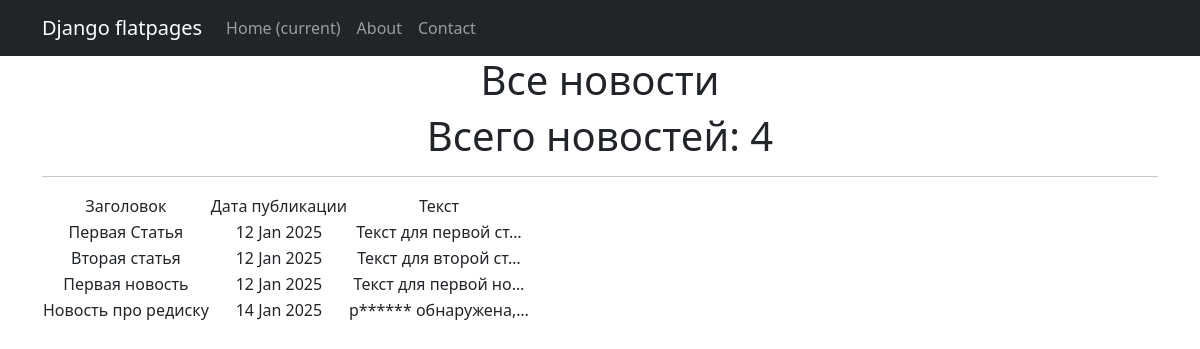
Before: /news/ with the older database file.
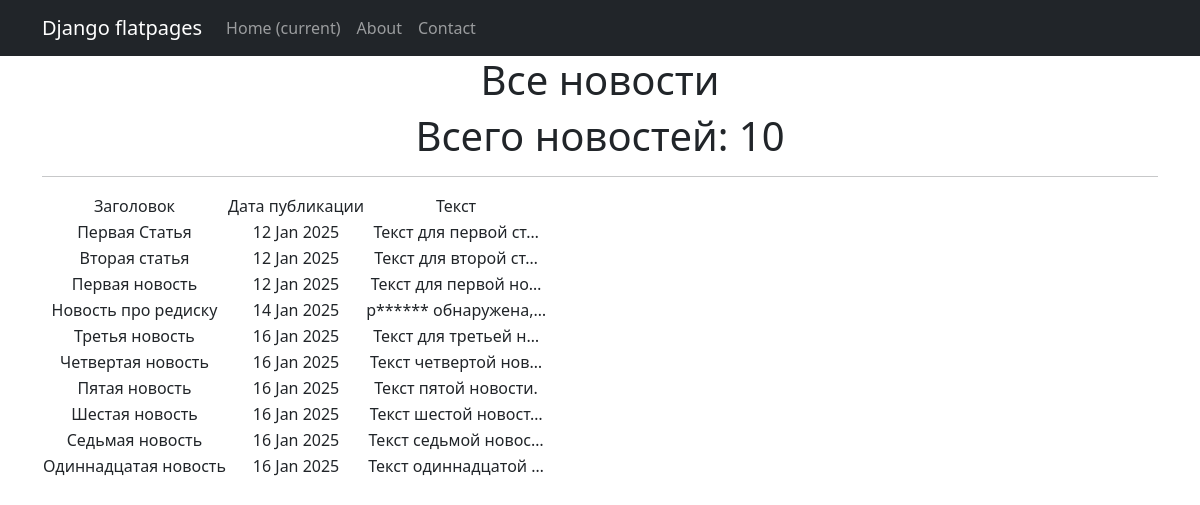
After: the same page with the newer database file.
### news_app/models.py (models this page shows, shortened)
class Post(models.Model):
    ARTICLE = 'AR'
    NEWS = 'NW'
    POST_TYPES = [
        (ARTICLE, 'Article'),
        (NEWS, 'News'),
    ]
    author = models.ForeignKey(Author, on_delete=models.CASCADE)
    type = models.CharField(max_length=2, choices=POST_TYPES, default=NEWS)
    created_at = models.DateTimeField(auto_now_add=True)
    categories = models.ManyToManyField(Category, through='PostCategory')
    title = models.CharField(max_length=128)
    text = models.TextField()
    rating = models.IntegerField(default=0)

### news_app/views.py (the view)
# urls.py: path('', PostsList.as_view(), name='post_list'),
class PostsList(ListView):
    model = Post
    ordering = 'created_at'
    template_name = 'news.html'
    context_object_name = 'posts'
    paginate_by = 10  # вот так мы можем указать количество записей на странице

### news_app/templatetags/censor_filters.py (called while the page is built)
@register.filter(name='censor')
def censor(value):
    if not isinstance(value, str):
        raise ValueError("Censor filter can only be applied to strings.")
    for word in BAD_WORDS:
        value = value.replace(word, f"{word[0]}{'*' * (len(word) - 1)}")
        value = value.replace(word.capitalize(), f"{word[0]}{'*' * (len(word) - 1)}")
    return value

### templates/news.html (shortened to what this page needs)
{% extends 'flatpages/default.html' %}
{% load censor_filters %}
{% block content %}
   <h1>Все новости</h1>
   <h1>Всего новостей: {{ posts|length }}</h1>
   <hr>
   {% if posts %}
       <table>
           <tr>
               <td>Заголовок</td>
               <td>Дата публикации</td>
               <td>Текст</td>
           </tr>
           {% for post in posts %}
           <tr>
               <td>{{ post.title|censor }}</td>
               <td>{{ post.created_at|date:'d M Y'  }}</td>
               <td>{{ post.text|truncatechars:20|censor }}</td>
           </tr>
           {% endfor %}
       </table>
   {% else %}
       <h2>Новостей нет!</h2>
   {% endif %}
{% endblock content %}

### templates/flatpages/default.html (shortened to what this page needs)
<!DOCTYPE html>
<html lang="en">
    <head>
        {% load static %}
        <link href="{% static 'css/styles.css' %}" rel="stylesheet" />
    </head>
    <body>
<nav class="navbar navbar-expand-lg navbar-dark bg-dark static-top">
    <div class="container">
        <a class="navbar-brand" href="#">Django flatpages</a>
        <div class="collapse navbar-collapse" id="navbarResponsive">
            <ul class="navbar-nav ml-auto">
                <li class="nav-item active">
                    <a class="nav-link" href="#">Home
                        <span class="sr-only">(current)</span>
                    </a>
                </li>
                <li class="nav-item">
                    <a class="nav-link" href="/about/">About</a>
                </li>
                <li class="nav-item">
                    <a class="nav-link" href="/contacts/">Contact</a>
                </li>
            </ul>
        </div>
    </div>
</nav>
        <div class="container">
            <div class="row">
                <div class="col-lg-12 text-center">
                    {% block content %}
                    {% endblock content %}
                </div>
            </div>
        </div>
    </body>
</html>

Changed rows visible on the page:
added Post: title|censor "Третья новость", created_at "16 Jan 2025", text|censor "Текст для третьей н…"
added Post: title|censor "Четвертая новость", created_at "16 Jan 2025", text|censor "Текст четвертой нов…"
added Post: title|censor "Пятая новость", created_at "16 Jan 2025", text|censor "Текст пятой новости."
added Post: title|censor "Шестая новость", created_at "16 Jan 2025", text|censor "Текст шестой новост…"
added Post: title|censor "Cедьмая новость", created_at "16 Jan 2025", text|censor "Текст седьмой новос…"
added Post: title|censor "Одиннадцатая новость", created_at "16 Jan 2025", text|censor "Текст одиннадцатой …"
Other visible differences:
{{ posts|length }}: "4" → "10"
